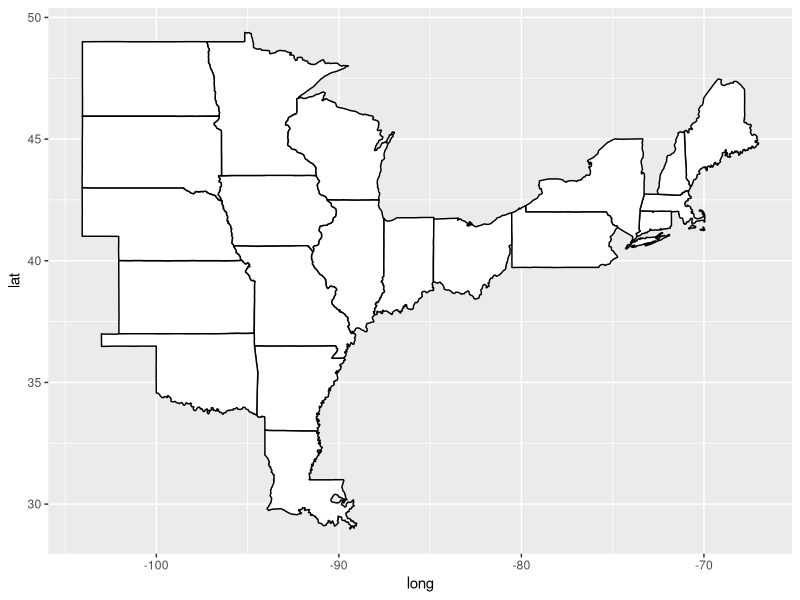

This figure's R source: (Note: this script raises an error after producing the figure.)
library(ggplot2)
library(maps)
library(plotrix)
##########################################################################################################################################################
#plot map
all_states <- map_data("state")
states <- subset(all_states, region %in% c( "illinois",
                                            "indiana",
                                            "iowa","minnesota",
                                            "missouri", "north dakota",
                                            "south dakota", "wisconsin",
                                            "kansas",
                                            "oklahoma",
                                            "new york",
                                            "connecticut",
                                            "new hampshire",
                                            "massachusetts",
                                            "maine",
                                            "louisiana",
                                            "nebraska",
                                            "arkansas",
                                            "ohio",
                                            "pennsylvania"
                                           ))
p <- ggplot()
p <- p + geom_polygon( data=states, aes(x=long, y=lat, group = group),colour="black", fill="white" )
p



gps=mylist #Read input files
names(PPtable)[names(PPtable)=="1"]="c1"
names(PPtable)[names(PPtable)=="2"]="c2"
names(PPtable)[names(PPtable)=="3"]="c3"
names(PPtable)[names(PPtable)=="4"]="c4"
admix=as.data.frame(PPtable)

map("state") #Plot maps
map.axes() #Add axes
points(gps$Lon, gps$Lat,
       cex = admix$Num/5, col='red', pch=19) #To add just points
for (x in 2:nrow(gps)) { #To add arrows for migration models
  arrows(gps$Lon[1],gps$Lat[1],gps$Lon[x],
         gps$Lat[x],lty="dashed",code=2)
} #To add admixture plots - here I used K = 2.


map("state") 
map.axes()
for (x in 1:nrow(gps)) {
  floating.pie(gps$Longitude[x],gps$Latitude[x],c(admix$c1[x],admix$c2[x],
              admix$c3[x],admix$c4[x]),radius=0.4,
              col=c("red","blue","orange","black"))
  print(x)
  }
floating.pie(gps$Longitude[1],gps$Latitude[1],
             c(admix$c1[1],admix$c2[1],admix$c3[1],admix$c4[1]),radius=1,
              col=c("red","blue","orange","black"))



